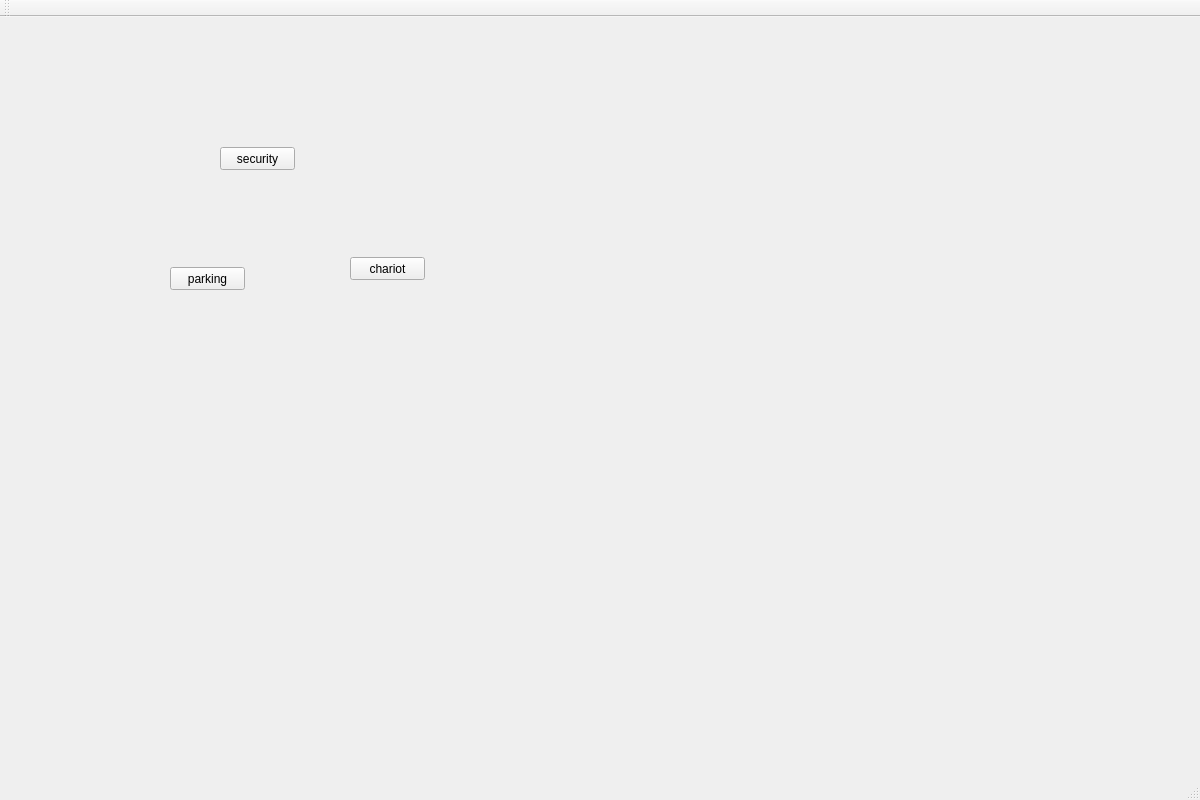
<?xml version="1.0" encoding="UTF-8"?>
<ui version="4.0">
 <class>smarket</class>
 <widget class="QMainWindow" name="smarket">
  <property name="geometry">
   <rect>
    <x>0</x>
    <y>0</y>
    <width>1200</width>
    <height>800</height>
   </rect>
  </property>
  <property name="windowTitle">
   <string>smarket</string>
  </property>
  <widget class="QWidget" name="centralWidget">
   <widget class="QPushButton" name="pushButton">
    <property name="geometry">
     <rect>
      <x>220</x>
      <y>130</y>
      <width>75</width>
      <height>23</height>
     </rect>
    </property>
    <property name="text">
     <string>security</string>
    </property>
   </widget>
   <widget class="QPushButton" name="pushButton_2">
    <property name="geometry">
     <rect>
      <x>170</x>
      <y>250</y>
      <width>75</width>
      <height>23</height>
     </rect>
    </property>
    <property name="text">
     <string>parking</string>
    </property>
   </widget>
   <widget class="QPushButton" name="pushButton_3">
    <property name="geometry">
     <rect>
      <x>350</x>
      <y>240</y>
      <width>75</width>
      <height>23</height>
     </rect>
    </property>
    <property name="text">
     <string>chariot</string>
    </property>
   </widget>
  </widget>
  <widget class="QMenuBar" name="menuBar">
   <property name="geometry">
    <rect>
     <x>0</x>
     <y>0</y>
     <width>1200</width>
     <height>21</height>
    </rect>
   </property>
  </widget>
  <widget class="QToolBar" name="mainToolBar">
   <attribute name="toolBarArea">
    <enum>TopToolBarArea</enum>
   </attribute>
   <attribute name="toolBarBreak">
    <bool>false</bool>
   </attribute>
  </widget>
  <widget class="QStatusBar" name="statusBar"/>
 </widget>
 <layoutdefault spacing="6" margin="11"/>
 <resources/>
 <connections/>
</ui>
